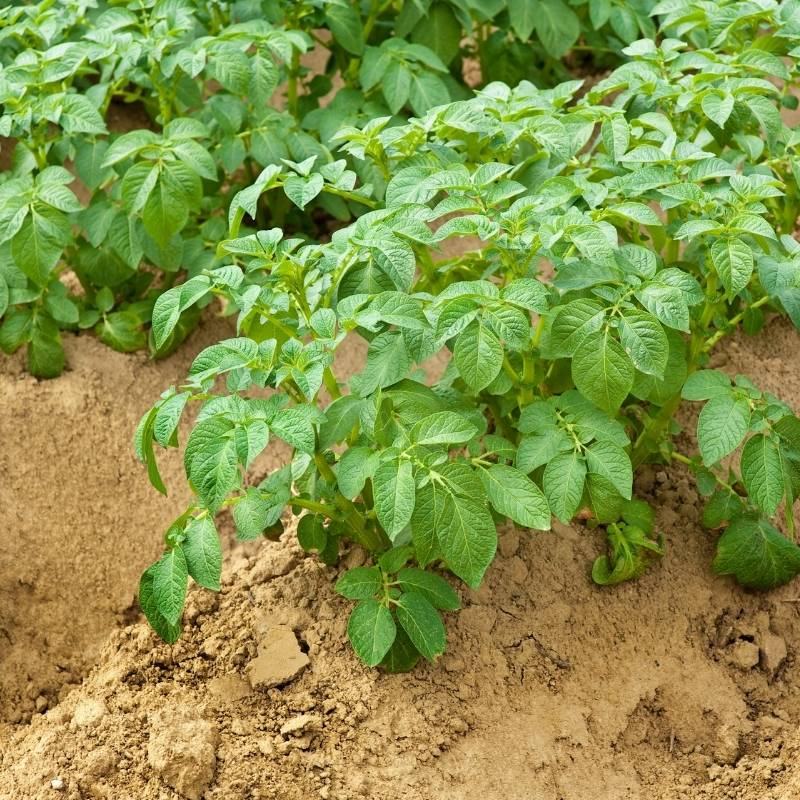
#> input picture project/Potato-Plants.jpg, 800 x 800 px
$ python test.py
#> lines starting #> are read from the running program, lines starting #| are printed output that depends on the picture; after the words box and inside, x2 and y2 are one past the last pixel; in counts of white or black regions, pixels touching at a corner belong together; pictures that were not available may be replaced by others from this repository, and a replacement may not be noted
import os
import matplotlib.pyplot as plt
import matplotlib.patches as mpatches
from sklearn.svm import LinearSVC
from sklearn.metrics import classification_report, accuracy_score
from sklearn.preprocessing import StandardScaler
from sklearn.model_selection import train_test_split
from sklearn.metrics import confusion_matrix
import cv2
import numpy as np

# ─────────────────────────────────────────────
# IMAGE LOADING
# ─────────────────────────────────────────────

def LoadImage(path, size=(256, 256)):
    """Load image, resize, and convert to HSV."""
#> called with path = 'Potato-Plants.jpg', size = (256, 256)
    img = cv2.imread(path)
#> img is the input picture: shape (800, 800, 3); mean B, G, R 73.8, 148, 134.2
    img = cv2.resize(img, size)
#> img: shape (256, 256, 3)
    img = cv2.cvtColor(img, cv2.COLOR_BGR2HSV)
#> img: shape (256, 256, 3); mean H, S, V 35.4, 149.6, 160.6
#> call 2 of LoadImage, with path = 'Potato_Early_blight/000_early_blight.JPG', size = (256, 256)
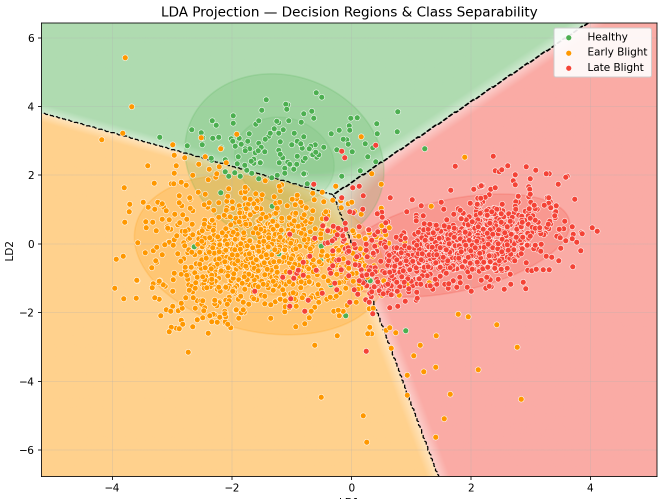
#> input picture project/LDA colour no seg.png, 1320 x 998 px, given in place of 000_early_blight.JPG, which was not available (shown at 1/2 size)
#> in LoadImage, img is the input picture: shape (998, 1320, 3); mean B, G, R 163.5, 198.5, 233.6
#> in LoadImage (call 2), `img = cv2.cvtColor(img, cv2.COLOR_BGR2HSV)`: img: shape (256, 256, 3); mean H, S, V 17.8, 81.8, 242.3
#> call 3 of LoadImage, with path = 'Potato_Late_blight/000_late_blight.JPG', size = (256, 256)
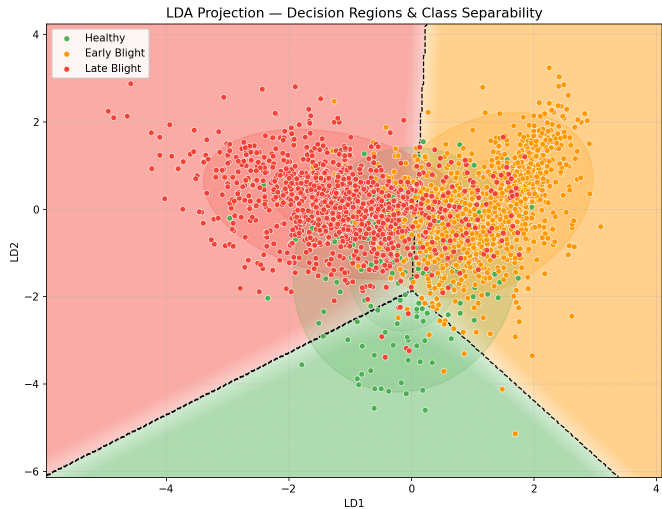
#> input picture project/LDA glcm no segment.png, 1324 x 1018 px, given in place of 000_late_blight.JPG, which was not available (shown at 1/2 size)
#> in LoadImage, img is the input picture: shape (1018, 1324, 3); mean B, G, R 167.3, 197, 235
#> in LoadImage (call 3), `img = cv2.resize(img, size)`:
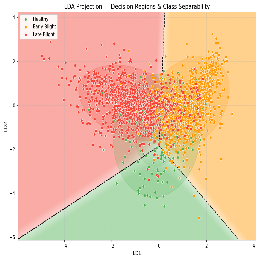
#> img: shape (256, 256, 3); mean B, G, R 168, 197.9, 235.8
#> in LoadImage (call 3), `img = cv2.cvtColor(img, cv2.COLOR_BGR2HSV)`: img: shape (256, 256, 3); mean H, S, V 15.8, 78.1, 243
    return img


# ─────────────────────────────────────────────
# LEAF SEGMENTATION  (with shadow exclusion)
# ─────────────────────────────────────────────

def split_hsv(img):
    """Split HSV image into H, S, V channels."""
    return cv2.split(img)


def threshold_saturation(s_channel, thresh=50):
    """Binary threshold on S channel — main cue for separating leaf from grey bg."""
    _, mask = cv2.threshold(s_channel, thresh, 255, cv2.THRESH_BINARY)
    return mask


def exclude_dark_shadows(mask, v_channel, v_thresh=40):
    """
    Remove near-black shadow pixels from the leaf mask.
    Pixels with V < v_thresh are considered shadow and are excluded.
    """
    bright_enough = (v_channel > v_thresh).astype(np.uint8) * 255
    return cv2.bitwise_and(mask, bright_enough)


def morph_cleanup(mask, kernel, close_iter=3, open_iter=2):
    """Apply morphological closing then opening to clean noise."""
    closed = cv2.morphologyEx(mask, cv2.MORPH_CLOSE, kernel, iterations=close_iter)
    opened = cv2.morphologyEx(closed, cv2.MORPH_OPEN, kernel, iterations=open_iter)
    return opened


def largest_contour_mask(mask):
    """Keep only the largest connected component."""
    contours, _ = cv2.findContours(mask, cv2.RETR_EXTERNAL, cv2.CHAIN_APPROX_SIMPLE)
    clean_mask = np.zeros_like(mask, dtype=np.uint8)
    if contours:
        largest = max(contours, key=cv2.contourArea)
        cv2.drawContours(clean_mask, [largest], -1, 255, thickness=cv2.FILLED)
    return clean_mask


def segment_plant_hsv(img_hsv, sat_threshold=50, v_shadow_thresh=40,
                      kernel_size=5, close_iter=3, open_iter=2):
    """
    Full leaf segmentation pipeline:
      HSV → S-threshold → shadow exclusion → morphology → largest contour

    Args:
        img_hsv:          HSV image (uint8)
        sat_threshold:    Min saturation to be considered leaf (default 50)
        v_shadow_thresh:  Max V to be considered shadow and excluded (default 40)
        kernel_size:      Morphology kernel size
        close_iter:       Closing iterations
        open_iter:        Opening iterations

    Returns:
        Binary leaf mask (uint8, 0/255)
    """
    _, s, v = split_hsv(img_hsv)
    kernel = np.ones((kernel_size, kernel_size), np.uint8)

    mask = threshold_saturation(s, sat_threshold)
    mask = exclude_dark_shadows(mask, v, v_shadow_thresh)   # ← NEW: drop shadows
    mask = morph_cleanup(mask, kernel, close_iter, open_iter)
    mask = largest_contour_mask(mask)

    return mask.astype(np.uint8)


# ─────────────────────────────────────────────
# BROWN SPOT DETECTION  (watershed)
# ─────────────────────────────────────────────

# ── HSV colour ranges derived from sampled hex values ──────────────────────────
#
# All ranges use OpenCV conventions: H 0-179, S 0-255, V 0-255
# Margins of ±4 H / ±30 S / ±30 V added around the sampled cluster.
#
#  Early Blight browns (#513e30, #9f8f80, #382514)
#    Sampled HSV: H 13-15, S  50-164, V  56-159
EARLY_BLIGHT_LOWER = np.array([ 9,  20,  26], dtype=np.uint8)
EARLY_BLIGHT_UPPER = np.array([19, 195, 189], dtype=np.uint8)

#  Late Blight yellow (#c9c561, #ced16a, #b9bb56)
#    Sampled HSV: H 29-31, S 126-138, V 187-209
LATE_BLIGHT_YELLOW_LOWER = np.array([25,  96, 157], dtype=np.uint8)
LATE_BLIGHT_YELLOW_UPPER = np.array([35, 168, 239], dtype=np.uint8)

#  Late Blight brown (#23120a, #876450, #9e8d73)
#    Sampled HSV: H 10-18, S  69-182, V  35-158
LATE_BLIGHT_BROWN_LOWER = np.array([ 6,  39,  15], dtype=np.uint8)
LATE_BLIGHT_BROWN_UPPER = np.array([22, 212, 188], dtype=np.uint8)

# Ratio of yellow pixels inside the combined spot mask above which we call Late Blight
LATE_BLIGHT_YELLOW_RATIO_THRESH = 0.10


def _build_spot_submasks(img_hsv, leaf_mask):
    """
    Return three binary sub-masks (all restricted to leaf area):
        early_mask        — early-blight brown tones
        late_yellow_mask  — late-blight olive/yellow tones
        late_brown_mask   — late-blight dark brown tones

    Having separate masks lets classify_leaf() check the yellow
    component independently, which is the clearest Late Blight cue.
    """
    early_mask       = cv2.inRange(img_hsv, EARLY_BLIGHT_LOWER,      EARLY_BLIGHT_UPPER)
    late_yellow_mask = cv2.inRange(img_hsv, LATE_BLIGHT_YELLOW_LOWER, LATE_BLIGHT_YELLOW_UPPER)
    late_brown_mask  = cv2.inRange(img_hsv, LATE_BLIGHT_BROWN_LOWER,  LATE_BLIGHT_BROWN_UPPER)

    for m in (early_mask, late_yellow_mask, late_brown_mask):
        cv2.bitwise_and(m, m, dst=m, mask=leaf_mask)

    return early_mask, late_yellow_mask, late_brown_mask


def detect_brown_spots_watershed(img_hsv, leaf_mask,
                                  dist_thresh=0.3,
                                  min_spot_area=30):
    """
    Detect and label individual disease spots using watershed.

    Pipeline:
      1. Three named HSV masks (early brown, late yellow, late brown)
         → combined spot mask restricted to leaf area
      2. Morphological cleanup  (open → close)
      3. Distance transform → sure-foreground markers
      4. Watershed to separate touching spots
      5. Remove blobs smaller than min_spot_area

    Args:
        img_hsv:        HSV image (uint8)
        leaf_mask:      Binary leaf mask (uint8, 0/255)
        dist_thresh:    Fraction of max distance used as sure-foreground
                        threshold. Lower → more markers → finer split.
        min_spot_area:  Minimum pixel area to keep a labelled spot.

    Returns:
        labeled_spots:   int32 array — each unique value > 0 is one spot
        spot_mask:       Binary mask of all retained spot pixels (uint8, 0/255)
        n_spots:         Number of detected spots after size filtering
        submasks:        dict with keys 'early', 'late_yellow', 'late_brown'
                         (raw per-class masks before morphology, for classification)
    """
    # 1. Per-class masks
    early_mask, late_yellow_mask, late_brown_mask = _build_spot_submasks(
        img_hsv, leaf_mask
    )
    submasks = {
        "early":       early_mask,
        "late_yellow": late_yellow_mask,
        "late_brown":  late_brown_mask,
    }

    # Union of all disease pixels
    spot_mask = cv2.bitwise_or(early_mask, late_yellow_mask)
    spot_mask = cv2.bitwise_or(spot_mask,  late_brown_mask)

    # 2. Morphological cleanup
    kernel = np.ones((3, 3), np.uint8)
    spot_mask = cv2.morphologyEx(spot_mask, cv2.MORPH_OPEN,  kernel, iterations=1)
    spot_mask = cv2.morphologyEx(spot_mask, cv2.MORPH_CLOSE, kernel, iterations=2)

    # 3. Watershed markers via distance transform
    sure_bg = cv2.dilate(spot_mask, kernel, iterations=3)

    dist = cv2.distanceTransform(spot_mask, cv2.DIST_L2, 5)
    if dist.max() == 0:
        empty = np.zeros_like(spot_mask, dtype=np.int32)
        return empty, spot_mask, 0, submasks

    _, sure_fg = cv2.threshold(dist, dist_thresh * dist.max(), 255, 0)
    sure_fg = sure_fg.astype(np.uint8)

    unknown = cv2.subtract(sure_bg, sure_fg)

    _, markers = cv2.connectedComponents(sure_fg)
    markers = markers + 1       # background → 1, foreground → 2+
    markers[unknown == 255] = 0 # unknown → 0 (watershed will decide)

    # 4. Watershed (requires BGR)
    bgr = cv2.cvtColor(img_hsv, cv2.COLOR_HSV2BGR)
    markers = cv2.watershed(bgr, markers)

    # markers == -1 → boundary; markers == 1 → background
    labeled_spots = np.where(markers > 1, markers, 0).astype(np.int32)

    # 5. Remove tiny blobs
    for lbl in np.unique(labeled_spots):
        if lbl == 0:
            continue
        if np.sum(labeled_spots == lbl) < min_spot_area:
            labeled_spots[labeled_spots == lbl] = 0

    spot_mask_clean = (labeled_spots > 0).astype(np.uint8) * 255
    n_spots = len(np.unique(labeled_spots)) - 1   # exclude 0

    return labeled_spots, spot_mask_clean, n_spots, submasks


# ─────────────────────────────────────────────
# CLASSIFICATION
# ─────────────────────────────────────────────

def classify_leaf(leaf_mask, spot_mask, img_hsv, n_spots, submasks,
                  healthy_thresh=0.02,
                  yellow_ratio_thresh=LATE_BLIGHT_YELLOW_RATIO_THRESH):
    """
    Classify a leaf into one of three categories:

    Healthy      — spot coverage < healthy_thresh  OR  n_spots == 0
    Late Blight  — olive/yellow pixels make up > yellow_ratio_thresh of
                   the total spot area (the yellow component is the
                   clearest Late Blight marker)
    Early Blight — brown spots present but no significant yellow component

    Decision is based on the raw sub-masks from _build_spot_submasks so
    that morphological cleanup doesn't affect the colour vote.

    Args:
        leaf_mask:           Binary leaf mask (uint8)
        spot_mask:           Combined binary spot mask (uint8, 0/255)
        img_hsv:             HSV image
        n_spots:             Number of watershed-labelled spots
        submasks:            Dict from detect_brown_spots_watershed:
                               'early', 'late_yellow', 'late_brown'
        healthy_thresh:      Coverage fraction below which leaf is Healthy
        yellow_ratio_thresh: Fraction of spot pixels that must be yellow
                             to call Late Blight (default 0.10)

    Returns:
        label (str), info dict
    """
    leaf_area = int(np.sum(leaf_mask > 0))
    spot_area = int(np.sum(spot_mask > 0))
    spot_ratio = spot_area / leaf_area if leaf_area > 0 else 0.0

    yellow_area = int(np.sum(submasks["late_yellow"] > 0))
    yellow_ratio = yellow_area / spot_area if spot_area > 0 else 0.0

    h, _, v = split_hsv(img_hsv)
    if spot_area > 0:
        mean_spot_h = float(np.mean(h[spot_mask > 0].astype(float)))
        mean_spot_v = float(np.mean(v[spot_mask > 0].astype(float)))
    else:
        mean_spot_h = mean_spot_v = None

    info = {
        "leaf_area_px":   leaf_area,
        "spot_area_px":   spot_area,
        "spot_coverage":  spot_ratio,
        "n_spots":        n_spots,
        "yellow_area_px": yellow_area,
        "yellow_ratio":   yellow_ratio,
        "mean_spot_h":    mean_spot_h,
        "mean_spot_v":    mean_spot_v,
    }

    if spot_ratio < healthy_thresh or n_spots == 0:
        return "Healthy", info

    # Late Blight has a visible olive/yellow lesion ring — Early Blight does not
    if yellow_ratio >= yellow_ratio_thresh:
        label = "Late Blight"
    else:
        label = "Early Blight"

    return label, info


# ─────────────────────────────────────────────
# OVERLAY
# ─────────────────────────────────────────────

# Overlay colour per class (RGB)
SPOT_COLOURS = {
    "Healthy":      (0,   200,  50),   # green  — shouldn't appear, just in case
    "Early Blight": (255, 200,   0),   # yellow-orange
    "Late Blight":  (180,  40,   0),   # dark red-brown
}


def overlay_spots(img_rgb, spot_mask, labeled_spots, label,
                  alpha=0.45, outline_colour=(255, 255, 255), outline_thick=1):
    """
    Draw a transparent coloured overlay of brown spots on an RGB image.

    Each detected spot region is filled with a semi-transparent colour
    (keyed to the disease label) and outlined for clarity.

    Args:
        img_rgb:        RGB image (uint8)
        spot_mask:      Binary spot mask (uint8, 0/255)
        labeled_spots:  Watershed-labelled spots (int32)
        label:          Classification label string
        alpha:          Spot fill opacity (0 = invisible, 1 = opaque)
        outline_colour: RGB colour for spot outlines
        outline_thick:  Contour thickness in pixels

    Returns:
        result (uint8 RGB image with overlay applied)
    """
    fill_colour = SPOT_COLOURS.get(label, (255, 100, 0))

    overlay = img_rgb.copy().astype(np.float32)
    fill = np.array(fill_colour, dtype=np.float32)

    # Fill spot pixels
    spot_bool = spot_mask > 0
    overlay[spot_bool] = (
        (1 - alpha) * overlay[spot_bool] + alpha * fill
    )

    result = np.clip(overlay, 0, 255).astype(np.uint8)

    # Draw per-spot contours
    for spot_label in np.unique(labeled_spots):
        if spot_label == 0:
            continue
        binary = (labeled_spots == spot_label).astype(np.uint8) * 255
        contours, _ = cv2.findContours(binary, cv2.RETR_EXTERNAL, cv2.CHAIN_APPROX_SIMPLE)
        cv2.drawContours(result, contours, -1, outline_colour, outline_thick)

    return result


# ─────────────────────────────────────────────
# CONVERSION HELPERS
# ─────────────────────────────────────────────

def apply_mask(img, mask):
    """Apply binary mask to image."""
    return cv2.bitwise_and(img, img, mask=mask.astype(np.uint8))


def to_rgb(img_hsv):
    """Convert HSV image to RGB for display."""
    return cv2.cvtColor(img_hsv, cv2.COLOR_HSV2RGB)


# ─────────────────────────────────────────────
# VISUALISATION
# ─────────────────────────────────────────────

def show_full_pipeline(images_hsv, titles):
    """
    Runs the full pipeline on each image and displays a 4-row grid:

    Row 1 — Original RGB
    Row 2 — Leaf mask (with shadows excluded)
    Row 3 — Segmented leaf (masked)
    Row 4 — Brown-spot overlay + classification label
    """
    n = len(images_hsv)
#> n = 3
    fig, axes = plt.subplots(4, n, figsize=(5 * n, 16))

    for i, (img_hsv, title) in enumerate(zip(images_hsv, titles)):

        rgb = to_rgb(img_hsv)

        # --- Leaf segmentation ---
        leaf_mask = segment_plant_hsv(img_hsv)

        # --- Brown spot detection ---
        labeled_spots, spot_mask, n_spots, submasks = detect_brown_spots_watershed(
            img_hsv, leaf_mask
        )

        # --- Classification ---
        label, info = classify_leaf(leaf_mask, spot_mask, img_hsv, n_spots, submasks)

        # --- Overlay ---
        segmented_rgb = apply_mask(rgb, leaf_mask)
        spot_overlay  = overlay_spots(segmented_rgb, spot_mask, labeled_spots, label)

        cov_pct = info["spot_coverage"] * 100

        # Row 0: Original
        axes[0, i].imshow(rgb)
        axes[0, i].set_title(f"{title}\nOriginal", fontsize=9)
        axes[0, i].axis("off")

        # Row 1: Leaf mask
        axes[1, i].imshow(leaf_mask, cmap="gray")
        axes[1, i].set_title(f"{title}\nLeaf Mask (shadows excluded)", fontsize=9)
        axes[1, i].axis("off")

        # Row 2: Segmented leaf
        axes[2, i].imshow(segmented_rgb)
        axes[2, i].set_title(f"{title}\nSegmented Leaf", fontsize=9)
        axes[2, i].axis("off")

        # Row 3: Spot overlay + label
        axes[3, i].imshow(spot_overlay)
        colour_rgb = tuple(c / 255 for c in SPOT_COLOURS.get(label, (200, 200, 200)))
        patch = mpatches.Patch(color=colour_rgb, label=label)
        axes[3, i].legend(handles=[patch], loc="lower right", fontsize=7)
        axes[3, i].set_title(
            f"{title}\n{label}  |  {n_spots} spots  |  {cov_pct:.1f}% coverage",
            fontsize=9,
            color="darkred" if "Blight" in label else "darkgreen"
        )
        axes[3, i].axis("off")
#> this loop made 3 passes
#> (title, n_spots, leaf_area in classify_leaf, spot_area in classify_leaf, spot_ratio in classify_leaf, yellow_area in classify_leaf, yellow_ratio in classify_leaf) on pass 1: ('healthy', 5, 65536, 6747, 0.103, 374, 0.0554)
#> pass 1, in segment_plant_hsv, `_, s, v = split_hsv(img_hsv)`:
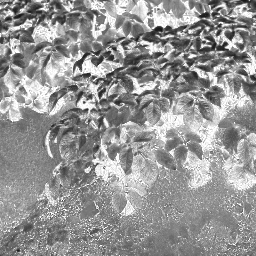
#> s: shape (256, 256); min 21, max 255, mean 149.6
#> pass 1, in segment_plant_hsv, `_, s, v = split_hsv(img_hsv)`:
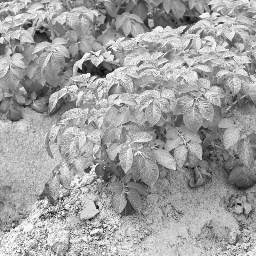
#> v: shape (256, 256); min 5, max 255, mean 160.6
#> pass 1, in threshold_saturation, `_, mask = cv2.threshold(s_channel, thresh, 255, cv2.THRESH_BINARY)`:
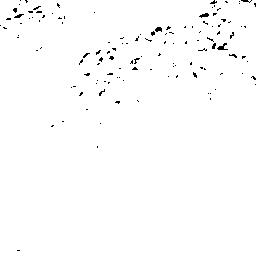
#> mask: shape (256, 256); 98.9% white; black in thin lines or dots
#> after the loop: leaf_mask: shape (256, 256); 81.5% white; 1 black region, box (x1, y1, x2, y2) and area: (0, 0, 256, 256) 12154
#> after the loop: segmented_rgb: shape (256, 256, 3); mean H, S, V 190.1, 152, 121.9

    plt.tight_layout()
    plt.show()
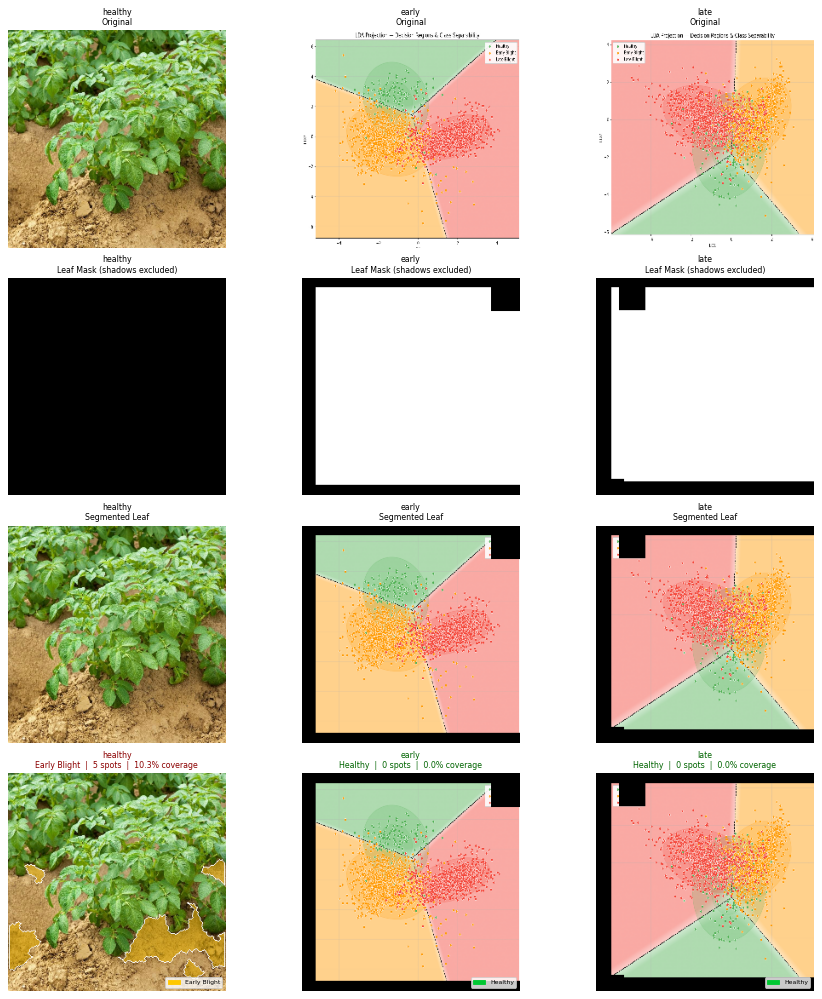
#> figure drawn by matplotlib, 12 panels


# [61 lines left out: functions show_segmentation_grid, plot_hsv_histograms, plot_rgb_histograms, not called in this run]


# ─────────────────────────────────────────────
# QUICK TEST  (run as script)
# ─────────────────────────────────────────────


if __name__ == "__main__":

    img_healthy = LoadImage('Potato-Plants.jpg')
    img_early = LoadImage('Potato_Early_blight/000_early_blight.JPG')
    img_late = LoadImage('Potato_Late_blight/000_late_blight.JPG')
    images = [img_healthy, img_early, img_late]

    titles = ["healthy", "early", "late"]


    show_full_pipeline(images, titles)
